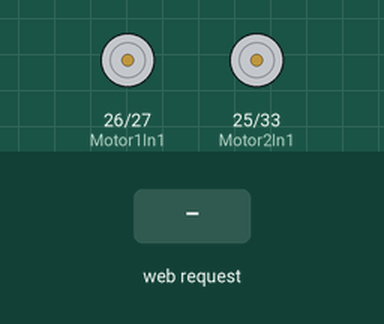
Recording of a program running on a simulated ESP32 board running MicroPython. On the bench: motor-driver pin pairs drawn as motors (green arrow = first pin HIGH = forward, orange = second pin HIGH = backward, longer = more drive, scaled by the enable pin). Inputs (shaded band) come from the test bench. WiFi joins after 1.5 s; what the program prints to the serial console is not drawn.

Above: at 4.2 s.
4.3 s: HTTP request GET /api/forward received
At 4.7 s:
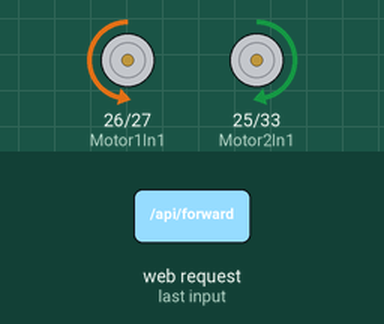
5.8 s: HTTP request GET /api/backward received
At 7.0 s:
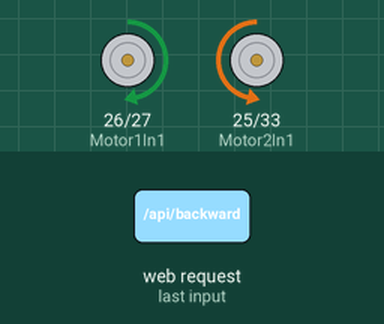
7.3 s: HTTP request GET /api/left received
At 8.2 s:
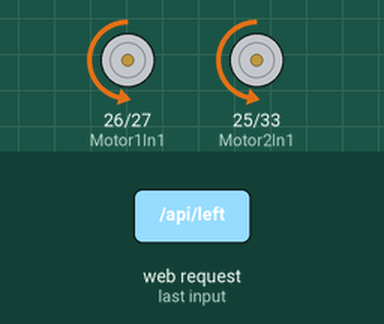
8.8 s: HTTP request GET /api/right received
At 9.3 s:
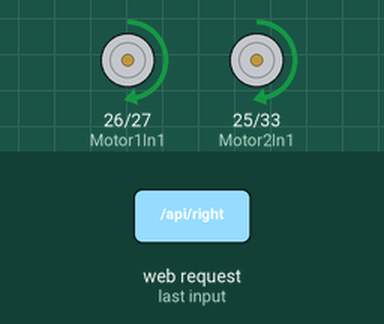
Timing chart, 0 to 11.3 s (numbered marks = the images above; inputs shaded):
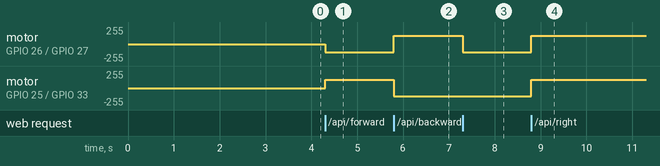

Measured:
- after the input at 4.3 s, motor on GPIO 26 (Motor1In1) / GPIO 27 (Motor1In2): stopped → backward 125/255 at once; motor on GPIO 25 (Motor2In1) / GPIO 33 (Motor2In2): stopped → forward 125/255 at once
- after the input at 5.8 s, motor on GPIO 26 (Motor1In1) / GPIO 27 (Motor1In2): backward 125/255 → forward 125/255 at once; motor on GPIO 25 (Motor2In1) / GPIO 33 (Motor2In2): forward 125/255 → backward 125/255 at once
- after the input at 7.3 s, motor on GPIO 26 (Motor1In1) / GPIO 27 (Motor1In2): forward 125/255 → backward 125/255 at once
- after the input at 8.8 s, motor on GPIO 26 (Motor1In1) / GPIO 27 (Motor1In2), motor on GPIO 25 (Motor2In1) / GPIO 33 (Motor2In2): backward 125/255 → forward 125/255 at once

The program:

go.py
```python
import time, socket, network
import machine
from robot_server.config import SSID, PASSWORD, HOSTNAME
from robot_server.server import start_server


#Connect to network
wifi = network.WLAN(network.STA_IF)
wifi.active(True)
time.sleep(1)

wifi.config(dhcp_hostname=HOSTNAME)


wifi.connect(SSID, PASSWORD)

print('📡 Connecting to Wi-Fi...')
while not wifi.isconnected():
    time.sleep(1)
ip_address = f'http://{wifi.ifconfig()[0]}:80/'
base_url = f'http://{network.hostname()}/'

print(f'⚡ Connected, try: {base_url}')
print(f'⚡ ip_address: {ip_address}')


start_server()
print(' 🌐 Server started without an ESP32 Camera')

machine.reset()
```

config.py
```python
# Change these settings for you specific Wifi
SSID = 'Guest Slow'
PASSWORD = 'FleursEtJardin'
HOSTNAME = 'robot-ctrl'
#SSID = 'Mon Reseau Local'
#PASSWORD = 'maclefcryptee'
```

server.py
```python
import socket
import os
import gc
import time

routes = {}

def route(path):
    def decorator(func):
        routes[path] = func
        return func
    return decorator

# --- TEMPLATE ENGINE (very basic) ---
def render_template(filename, context=None):
    context = context or {}   # If context is None, then not variables are passed to the html page

    try:
        base_dir = "/".join(__file__.split("/")[:-1])
        template_path = "/".join([base_dir, "templates", filename])
        styles_file = "/".join([base_dir, "static", "styles.css"])

        with open(template_path, "r") as f:
            content = f.read()

        with open(styles_file, "r") as f:
            styles = f.read()

        # Special replace for static files in the HTML Template - use {{{ static_styles }}}
        content = content.replace("{{{ static_styles }}}", styles)

        # Loop through contect dictionary to replace all context variable from the HTML template with the str(value) of the key context
        for key, value in context.items():
            content = content.replace("{{ " + key + " }}", str(value))

        return content

    except Exception as e:
        # TODO: Improve response to be a valide HTML File
        return "<h1>Template Error: {}</h1>".format(e)


# --- WEB SERVER LOOP ---
def start_server(port=80):
    from . import routes as route_defs  # Triggers registration of all defined routes
    addr = socket.getaddrinfo('0.0.0.0', port)[0][-1]

    s = socket.socket()
    s.bind(addr)
    s.listen(1)

    server_on = True
    while server_on:
        cl, addr = s.accept()
        print(' 🌐 Client connected from', addr)
        try:
            request = cl.recv(1024)
            request = request.decode('utf-8')
        except Exception as e:
            print(" 🛑 Error: ",e)

        path = "/"
        try:
            line = request.split("\r\n")[0]
            path = line.split(" ")[1]
            path = path.split("?")[0]    # QUESTION: Do we need get parameters?
            print(f" 🛠 Debug path received: {path}")
        except:
            pass # Defaults to /

        if path in routes:
            http_response = routes[path]()  # Call the route handler to get the response (raw data or Header+Body HTTP response)
            cl.sendall(http_response)
        #else:
            #if path == '/exit':
            #    # BYpass the routes feature -> Return control back to web_server calling function
            #    server_on = False
            #    print(" ⛔ Shuting down server")
            #    cl.send("HTTP/1.1 503 Service Unavailable\r\n\r\n <p>&nbsp;&nbsp;</p>Error 503 - Robot controller was shutdown or is unavailable.")
        else:
            print(" 🛑 Error 404 - Page not found")
            cl.send("HTTP/1.1 404 Not Found\r\n\r\n <p>&nbsp;&nbsp;</p>Error 404 - Page Not Found")

        cl.close()    # Flush connection
        del cl        # Freeup memory
        gc.collect()  # Manually launch garbage collection
```

routes.py
```python
from .server import route, render_template
from . import wheels
# import time
import json
# import ubinascii
# import gc

#### Common header for most HTML responses ####
def header_200():
    header  = "HTTP/1.1 200 OK\r\n"
    header += "Content-Type: text/html\r\n"
    header += "Connection: close\r\n"
    header += "\r\n"
    return header

def header_jpeg(payload_size):
    header  = f"HTTP/1.1 200 OK\r\n"
    header += f"Content-Type: image/jpeg\r\n"
    header += f"Content-Length: {payload_size}\r\n"
    header += f"Connection: close\r\n"
    header += f"\r\n"
    # If calling function sends back raw byte image data, must be converted to bytes using .encode()
    return header

def header_json(payload_size):
    header  = f"HTTP/1.1 200 OK\r\n"
    header += f"Content-Type: application/json\r\n"
    header += f"Content-Length: {payload_size}\r\n"
    header += f"Connection: close\r\n"
    header += f"\r\n"

    return header


@route("/")
def index():
    context = {
        "title": "ESP32 Home",
        "heading": "BROTHERS Robot Controller!",
        "message": "Served by a MicroPython ESP32 web server."
    }

    http_header = header_200()
    return http_header + render_template("home.html", context)


#@route("/drive")
#def drive():
#    context = {
#        "title": "ESP32 Drive",
#        "heading": "BROTHERS Robot Controller",
#        "message": "_"
#    }
#    http_header = header_200()
#    return http_header + render_template("drive.html", context)


def default_api_response(msg):
    json_response = {
        "status": "success",
        "code": 200,
        "msg": msg
    }

    payload = json.dumps(json_response)
    http_header = header_json(len(payload))

    return http_header + payload

@route("/api")
def api_stop():
    # Return a web page (using render_template), not a JSON response
    context = {
        "title": "ESP32 Drive",
        "heading": "BROTHERS Robot Controller",
        "message": '<a href="/api/stop">stop</a> | <a href="/api/forward">forward</a> | <a href="/api/backward">backward</a> | <a href="/api/left">left</a> | <a href="/api/right">right</a>'
    }

    http_header = header_200()
    return http_header + render_template("api.html", context)


@route("/api/stop")
def api_stop():
    wheels.stop()
    json_response = default_api_response("STOP")
    return json_response

@route("/api/forward")
def api_stop():
    wheels.forward()
    json_response = default_api_response("FORWARD")
    return json_response

@route("/api/backward")
def api_stop():
    wheels.backward()
    json_response = default_api_response("BACKWARD")
    return json_response

@route("/api/left")
def api_left():
    wheels.left()
    json_response = default_api_response("LEFT TURN")
    return json_response

@route("/api/right")
def api_right():
    wheels.right()
    json_response = default_api_response("RIGHT TURN")
    return json_response
```

wheels.py
```python
from machine import Pin, PWM

frequency = 20                  # frequency of PWM signal to motor
Motor1In1 = Pin(26,Pin.OUT)     # This controls motor direction along with In2
Motor1In2 = Pin(27,Pin.OUT)     # same values on In1 and In2 means stop, different value means forward or backwards
Motor1In1.value(0)
Motor1In2.value(0)

Motor2In1 = Pin(25,Pin.OUT)     # This controls motor direction along with In2
Motor2In2 = Pin(33,Pin.OUT)     # same values on In1 and In2 means stop, different value means forward or backwards
Motor2In1.value(0)
Motor2In2.value(0)

Motor1Speed = PWM(Pin(14), frequency)   # Enable pin on motor controls speed through PWM
Motor2Speed = PWM(Pin(32), frequency)    # Enable pin on motor controls speed through PWM

# Forward default speed = 500
def forward(speedLeft = 500, speedRight = 500):
    Motor1In1.value(0)
    Motor1In2.value(1)
    Motor2In1.value(1)
    Motor2In2.value(0)
    Motor1Speed.duty(speedLeft)
    Motor2Speed.duty(speedRight)

# Backward = reverse the In1 and In2 Pins
def backward(speedLeft = 500, speedRight = 500):
    Motor1In1.value(1)
    Motor1In2.value(0)
    Motor2In1.value(0)
    Motor2In2.value(1)
    Motor1Speed.duty(speedLeft)
    Motor2Speed.duty(speedRight)

def stop():
    Motor1In1.value(0)
    Motor1In2.value(0)
    Motor2In1.value(0)
    Motor2In2.value(0)

def right(speedLeft = 500, speedRight = 500):
    Motor1In1.value(1)   # Left motor goes backward
    Motor1In2.value(0)
    Motor2In1.value(1)   # Right motor goes forward
    Motor2In2.value(0)
    Motor1Speed.duty(speedLeft)
    Motor2Speed.duty(speedRight)

def left(speedLeft = 500, speedRight = 500):
    Motor1In1.value(0)   # Left motor goes forward
    Motor1In2.value(1)
    Motor2In1.value(0)   # Right motor goes backward
    Motor2In2.value(1)
    Motor1Speed.duty(speedLeft)
    Motor2Speed.duty(speedRight)    
```
